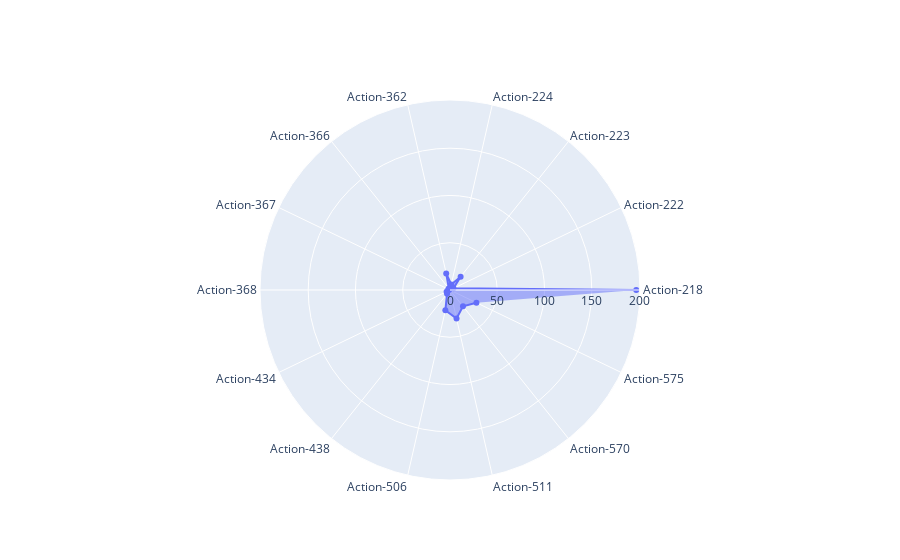

This figure's notebook cell:
### Code cell
import plotly.graph_objects as go

fig = go.Figure(data=go.Scatterpolar(
  r=re_B,
  theta=re_action_number,
  fill='toself'
))

fig.update_layout(
  polar=dict(
    radialaxis=dict(
      visible=True
    ),
  ),
  showlegend=False
)

fig.show()

### Figure 1 — Plotly figure (JSON) as saved in the notebook; plotly's stock layout.template omitted (floating-point values rounded to 4 significant figures)
{"data": [{"fill": "toself", "r": [197, 4, 18, 6, 18, 2, 2, 1, 4, 5, 22, 31, 22, 31], "theta": ["Action-218", "Action-222", "Action-223", "Action-224", "Action-362", "Action-366", "Action-367", "Action-368", "Action-434", "Action-438", "Action-506", "Action-511", "Action-570", "Action-575"], "type": "scatterpolar"}], "layout": {"polar": {"radialaxis": {"visible": true}}, "showlegend": false}}
